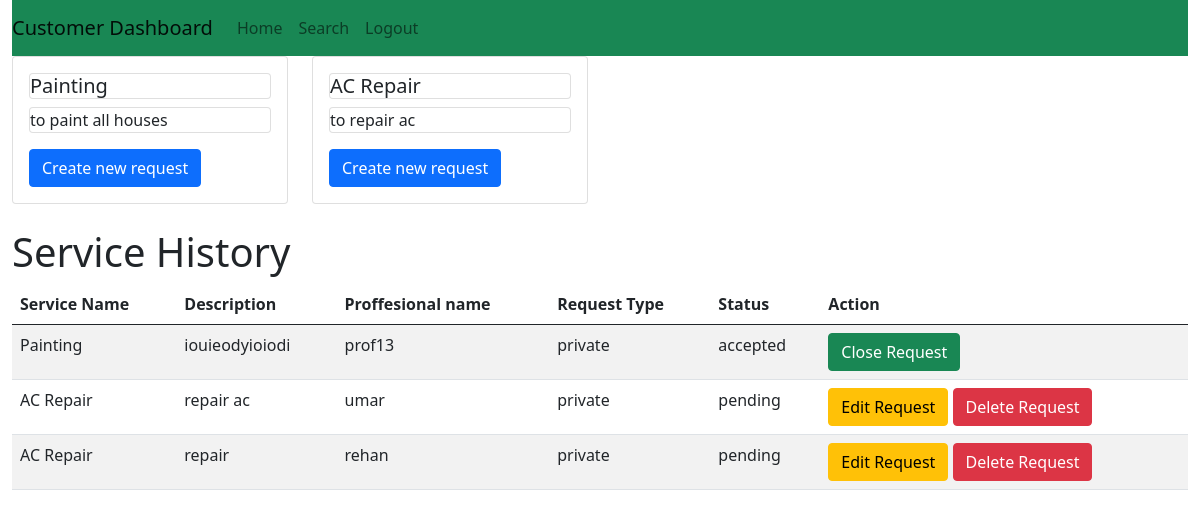
/customer_dashboard (signed in), run on the app's committed database.
### main.py (models this page shows)
class HeavenServices(db.Model):
    __tablename__="heavenServices"
    id=db.Column(db.Integer,primary_key=True)
    service_name=db.Column(db.String(30),unique=True,nullable=False)
    service_description=db.Column(db.String(40),nullable=True)
    time_required=db.Column(db.String(30),nullable=True)
    base_price=db.Column(db.Integer,nullable=True)
    workers=db.relationship('User',back_populates="service",cascade="all, delete")
    request=db.relationship('HeavenRequest',back_populates="service",cascade="all, delete")

class HeavenRequest(db.Model):
    __tablename__="heavenRequest"
    id=db.Column(db.Integer,primary_key=True)
    service_id=db.Column(db.Integer,db.ForeignKey('heavenServices.id'),nullable=True)
    customer_id=db.Column(db.Integer,db.ForeignKey('user.id'),nullable=False)
    worker_id=db.Column(db.Integer,db.ForeignKey('user.id'),nullable=True)
    req_type=db.Column(db.String(20),nullable=False)
    description=db.Column(db.Text,nullable=True)
    status=db.Column(db.String(56),nullable=True)
    date_created=db.Column(db.Date,nullable=False, default=datetime.now().date())
    date_closed=db.Column(db.Date,nullable=True)
    rating_by_customer=db.Column(db.Float,default=0.0)
    review_by_customer=db.Column(db.String(20),nullable=True)
    service=db.relationship('HeavenServices',back_populates='request')
    customer=db.relationship('User',back_populates='customer_requests',foreign_keys=[customer_id])
    worker=db.relationship('User',back_populates='worker_requests',foreign_keys=[worker_id])

class User(db.Model):
    __tablename__="user"
    id=db.Column(db.Integer,primary_key=True)
    user_name=db.Column(db.String(72),unique=True,nullable=False)
    password=db.Column(db.String(67),nullable=False)
    address=db.Column(db.String(67),nullable=True)
    pin_code=db.Column(db.Integer,nullable=True)
    is_admin=db.Column(db.Boolean,default=False)
    is_worker=db.Column(db.Boolean,default=False)
    is_customer=db.Column(db.Boolean,default=False)
    is_approved=db.Column(db.Boolean,default=False)
    rating_count=db.Column(db.Integer,default=0)
    mean_rating=db.Column(db.Float,default=0.0)
    worker_file=db.Column(db.String(100),nullable=True)
    worker_experience=db.Column(db.String(10),nullable=True)
    service_id=db.Column(db.Integer,db.ForeignKey('heavenServices.id',ondelete="SET NULL"),nullable=True)
    service=db.relationship('HeavenServices',back_populates="workers")
    worker_requests=db.relationship('HeavenRequest',back_populates="customer",foreign_keys="HeavenRequest.customer_id")
    customer_requests=db.relationship('HeavenRequest',back_populates="worker",foreign_keys="HeavenRequest.worker_id")

### main.py (the view)
@app.route("/customer_dashboard",methods=["GET","POST"])
def customer_dashboard():
    if not session.get('is_customer'):
        flash('Please login first')
        return redirect('/login')
    customer=User.query.filter_by(user_name=session["username"]).first()
    services=HeavenServices.query.join(User).filter(User.is_approved==True).all()#revisit here
    service_history=HeavenRequest.query.filter_by(customer_id=customer.id).filter(HeavenRequest.worker_id.is_not(None)).all()
    return render_template('customer_dashboard.html',services=services,service_history=service_history)

### templates/customer_dashboard.html (shortened to what this page needs)
{% extends "layout.html" %}
{% block cont %}
<link href="https://cdn.jsdelivr.net/npm/bootstrap@5.0.2/dist/css/bootstrap.min.css" rel="stylesheet"
integrity="sha384-EVSTQN3/azprG1Anm3QDgpJLIm9Nao0Yz1ztcQTwFspd3yD65VohhpuuCOmLASjC"
crossorigin="anonymous">
{% endblock %}
{% block content %}
<nav class="navbar navbar-expand-lg navbar-light bg-success">
    <div class="container-fluid p-0">
        <a class="navbar-brand" href="#">Customer Dashboard</a>
        <div class="collapse navbar-collapse" id="navbarSupportedContent">
            <ul class="navbar-nav me-auto mb-2 mb-lg-0">
                <li class="nav-item"><a class="nav-link" href="/customer_dashboard">Home</a></li>
                <li class="nav-item"><a class="nav-link" href="/customer_dashboard/search">Search</a></li>
                <li class="nav-item"><a class="nav-link" href="/login">Logout</a></li>
            </ul>
        </div>
    </div>
</nav>
<div class="row row-cols-1 row-cols-md-4 g-4">
    {% for service in services%}
    <div class="col">
        <div class="card h-100">
            <div class="card-body">
                <h5 class="card title">{{service.service_name}}</h5>
                <p class="card title">{{service.service_description}}</p>
                <a href="/customer_dashboard/create_request/{{service.id}}" class="btn btn-primary">Create new request</a>
            </div>
        </div>
    </div>
    {%endfor%}
</div>
<br>
<h1>Service History</h1>
{% if service_history%}
<table class="table table-striped">
    <thead>
        <tr>
            <th>Service Name</th>
            <th>Description</th>
            <th>Proffesional name</th>
            <th>Request Type</th>
            <th>Status</th>
            <th>Action</th>
        </tr>
    </thead>
    <tbody>
        {% for request in service_history%}
        <tr>
            <td>{{request.service.service_name}}</td>
            <td>{{request.description}}</td>
            <td>{{request.worker.user_name}}</td>
            <td>{{request.req_type}}</td>
            <td>{{request.status}}</td>
            {% if request.status=="accepted" %}
            <td><a href="/customer_dashboard/close_request/{{request.id}}" class="btn btn-success">Close Request</a></td>
            {% elif request.status=="rejected" %}
            <td></td>
            {% elif request.status=="closed" %}
            <td></td>
            {%else%}
            <td><a href="/customer_dashboard/edit_request/{{request.id}}" class="btn btn-warning">Edit Request</a>
                <a href="/customer_dashboard/delete_request/{{request.id}}" class="btn btn-danger">Delete Request</a>
            </td>
            {%endif%}
        </tr>
        {%endfor%}
    </tbody>
</table>
{%else%}
<p>No service history</p>
{% endif %}
{% endblock %}

### static/css/style.css (style rules this page uses)
.btn-primary { background-color: #ff7e5f; border: none; border-radius: 30px; padding: 10px 30px; font-size: 1.2rem; transition: background-color 0.3s ease; }

### data on the page
HeavenServices: service_name "Painting", service_description "to paint all houses"
HeavenServices: service_name "AC Repair", service_description "to repair ac"
HeavenRequest: service.service_name "Painting", description "iouieodyioiodi", worker.user_name "prof13", req_type "private", status "accepted"
HeavenRequest: service.service_name "AC Repair", description "repair ac", worker.user_name "umar", req_type "private", status "pending"
HeavenRequest: service.service_name "AC Repair", description "repair", worker.user_name "rehan", req_type "private", status "pending"
